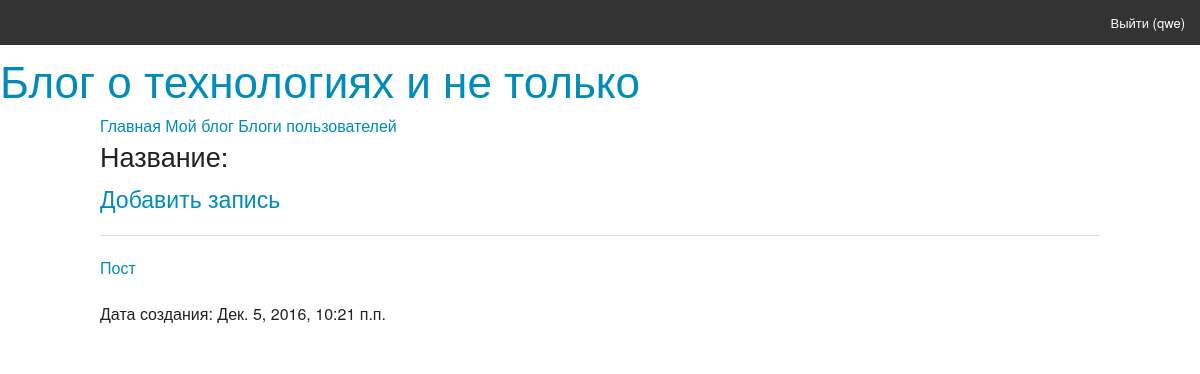
Page /personal_blog/ (signed in) on the earlier database version.
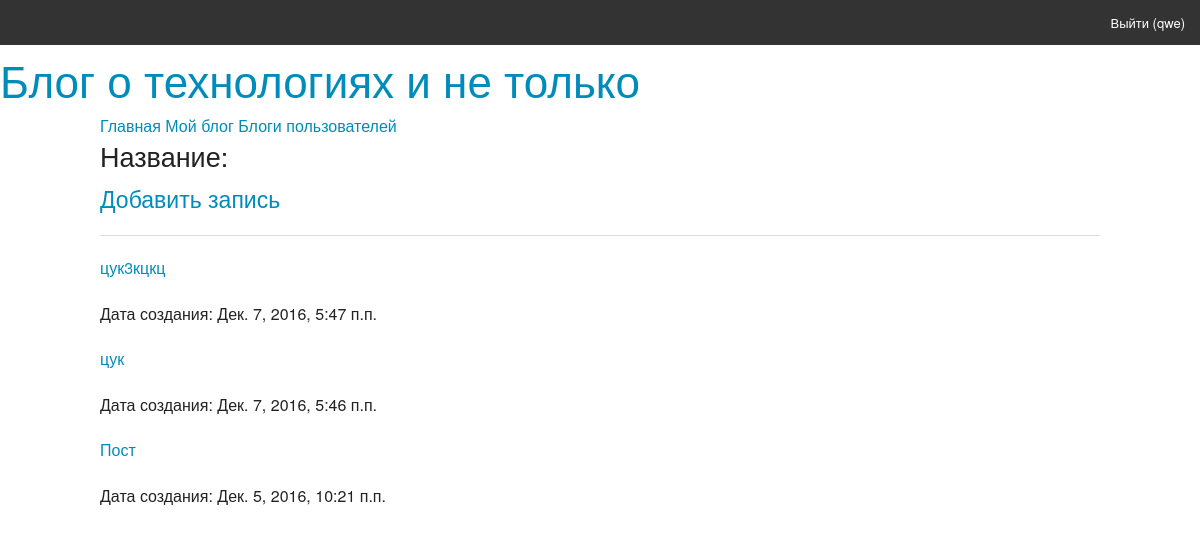
Same page on the later database version.
### blog/models.py (models this page shows, shortened)
class Post(m.Model):
    blog = m.ForeignKey(
        Blog,
        verbose_name='Блог',
    )
    title = m.CharField(
        'Заголовок',
        max_length=200,
    )
    text = m.TextField('Текст сообщения')
    created_date = m.DateTimeField(
        'Создан',
        auto_now_add=True,
    )
    newsfeeds = m.ManyToManyField(
        NewsFeed,
        verbose_name='Новости',
        blank=True,
        through='Reviewed'
    )
    class Meta:
        ordering = ["-created_date"]
        get_latest_by = "create_date"
        verbose_name = "Пост"
        verbose_name_plural = "Посты"

### blog/views.py (the view)
# urls.py: url(r'^personal_blog/$', login_required(PersonalBlog.as_view()), name="personal_blog"),
class PersonalBlog(ListView):
    template_name = 'blog/PersonalBlog.html'
    context_object_name = 'posts'
    def get_queryset(self):
        user = auth.get_user(self.request)
        posts = Post.objects.filter(blog__user=user).order_by('-created_date')
        return posts

### blog/templates/blog/PersonalBlog.html
{% extends 'blog/index.html' %}
{% block content %}
    <h3>Название: <a href="{% url 'personal_blog' %}">{{ blog.name }} </a></h3>
    <h4><a href="{% url 'add_post' %}">Добавить запись</a></h4>
    <hr>
    {% for post in posts %}
        <p><a href="/post/get/{{ post.id }}/">{{ post.title }}</a></p>
        <p>Дата создания: {{ post.created_date }}</p>
    {% endfor %}
{% endblock%}

Differences in the rows shown:
added Post: title "цук3кцкц", created_date "Дек. 7, 2016, 5:47 п.п."
added Post: title "цук", created_date "Дек. 7, 2016, 5:46 п.п."
